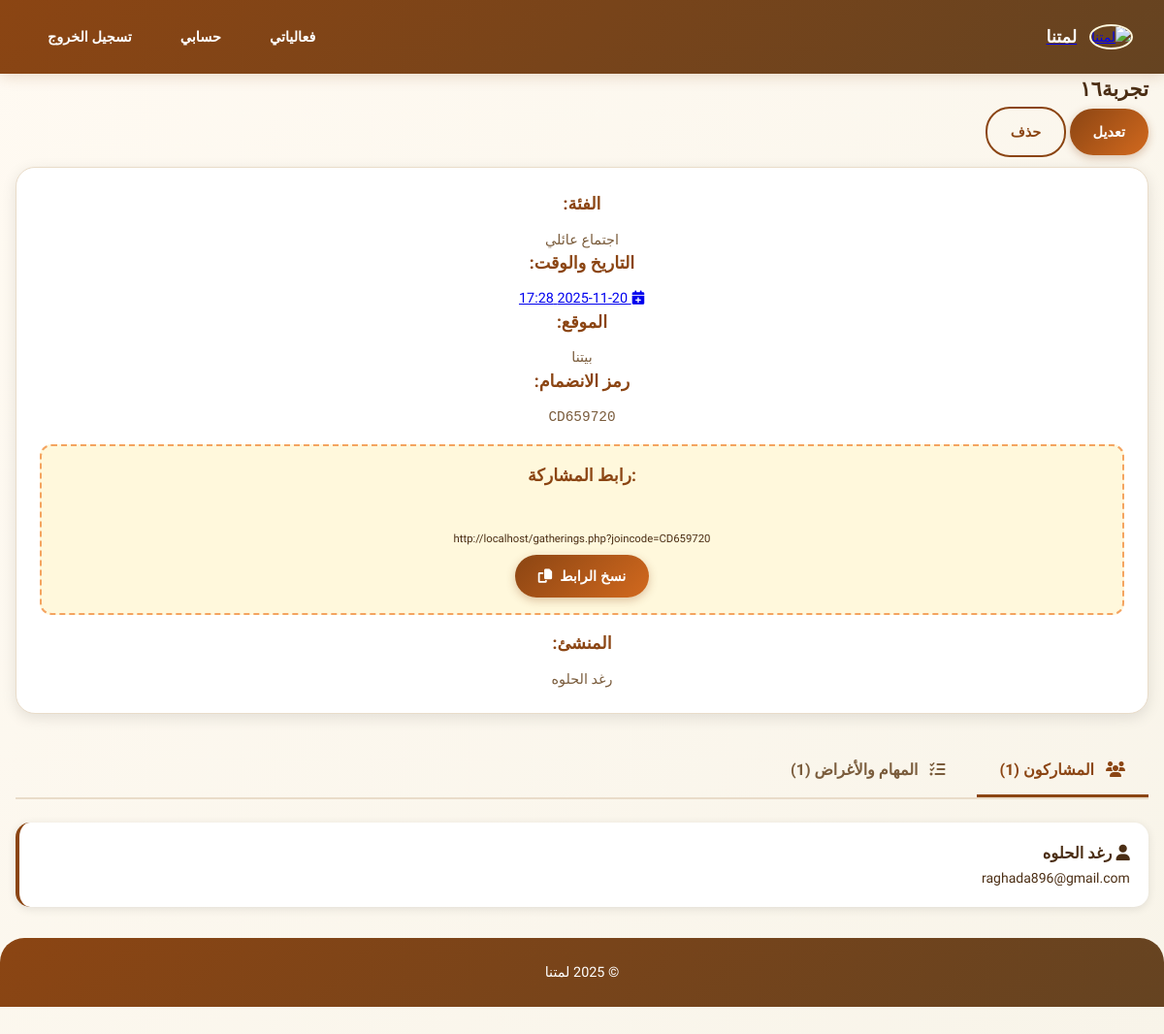
The page /gathering.php?id=28 (signed in) on the database its author committed.
### tables this page shows
CREATE TABLE `gathering` (
  `GatheringID` int NOT NULL,
  `date` date NOT NULL,
  `category` varchar(20) NOT NULL,
  `name` varchar(100) NOT NULL,
  `location` varchar(100) NOT NULL,
  `time` time NOT NULL,
  `joinCode` varchar(20) NOT NULL,
  `adminID` int NOT NULL,
  `latitude` decimal(10,8) DEFAULT NULL,
  `longitude` decimal(11,8) DEFAULT NULL
);

CREATE TABLE `user` (
  `UserID` int NOT NULL,
  `Name` varchar(100) NOT NULL,
  `Email` varchar(100) NOT NULL,
  `Password` varchar(100) NOT NULL
);

### db.php (called while the page is built, shortened)
<?php
function escapeHtml($text) {
    return htmlspecialchars($text ?? '', ENT_QUOTES, 'UTF-8');
}
?>

### gathering.php (the view, shortened to what this page needs)
<?php
require_once 'config.php';
$gathering_id = $_GET['id'] ?? null;
$stmt = $pdo->prepare("SELECT g.*, u.Name as admin_name
                      FROM Gathering g
                      JOIN user u ON g.adminID = u.UserID
                      WHERE g.GatheringID = ?");
$stmt->execute([$gathering_id]);
$gathering = $stmt->fetch(PDO::FETCH_ASSOC);
$is_admin = ($gathering['adminID'] == $_SESSION['user_id']);
$stmt = $pdo->prepare("SELECT u.UserID, u.Name, u.Email
                      FROM Participant p
                      JOIN user u ON p.UserID = u.UserID
                      WHERE p.GatheringID = ?");
$stmt->execute([$gathering_id]);
$participants = $stmt->fetchAll(PDO::FETCH_ASSOC);
$stmt = $pdo->prepare("SELECT t.*, u.Name as assigned_name
                      FROM Task t
                      LEFT JOIN user u ON t.UserID = u.UserID
                      WHERE t.GatheringID = ?");
$stmt->execute([$gathering_id]);
$tasks = $stmt->fetchAll(PDO::FETCH_ASSOC);
?>
<!doctype html>
<html lang="ar" dir="rtl">
<head>
  <link rel="stylesheet" href="https://cdnjs.cloudflare.com/ajax/libs/font-awesome/6.4.0/css/all.min.css">
  <link rel="stylesheet" href="style.css">
</head>
<body>
  <header class="navbar">
    <div class="logo-container">
      <a href="index.php" class="logo-link"><img src="../Lammatna.png" alt="لمتنا" class="logo"></a>
      <a href="index.php" class="site-title-link"><h1 class="site-title">لمتنا</h1></a>
    </div>
    <nav class="nav-links">
      <a href="gatherings.php">فعالياتي</a>
      <a href="profile.php">حسابي</a>
      <a href="logout.php">تسجيل الخروج</a>
    </nav>
  </header>
  <main class="container">
    <section class="panel">
      <div class="top-row">
        <h2><?php echo escapeHtml($gathering['name']); ?></h2>
        <div>
          <?php if ($is_admin): ?>
            <a href="create.php?edit=<?php echo $gathering_id; ?>" class="btn">تعديل</a>
            <a href="delete_gathering.php?id=<?php echo $gathering_id; ?>" class="btn outline" onclick="return confirm('هل تريد حذف الفعالية نهائياً؟')">حذف</a>
          <?php endif; ?>
        </div>
      </div>
      <div class="card" style="margin-top:10px">
        <p><strong>الفئة:</strong> <?php echo escapeHtml($gathering['category']); ?></p>
        <?php
        $eventTitle = urlencode($gathering['name']);
        $eventDetails = urlencode("حي هلا،\n\nهذا تذكير بالفعالية القادمة:\n📌 الفعالية: " . $gathering['name'] . "\n📅 التاريخ: " . $gathering['date'] . "\n📍 الموقع: " . $gathering['location'] . "\n\nأحبابك ينتظرونك بالفعالية!\n\n");
        $eventLocation = urlencode($gathering['location']);
        $startDateTime = date("Ymd\THis", strtotime($gathering['date'] . ' ' . $gathering['time']));
        $endDateTime = date("Ymd\THis", strtotime($gathering['date'] . ' ' . $gathering['time'] . ' +2 hours'));
        $googleCalendarUrl = "https://calendar.google.com/calendar/render?action=TEMPLATE"
            . "&text=$eventTitle"
            . "&dates={$startDateTime}/{$endDateTime}"
            . "&details=$eventDetails"
            . "&location=$eventLocation";
        ?>
        <p>
            <strong>التاريخ والوقت:</strong>
            <a href="<?php echo $googleCalendarUrl; ?>" target="_blank" class="date-calendar-link">
                <i class="fas fa-calendar-plus"></i>
                <?php echo date('Y-m-d H:i', strtotime($gathering['date'] . ' ' . $gathering['time'])); ?>
            </a>
        </p>
        <p><strong>الموقع:</strong> <?php echo escapeHtml($gathering['location']); ?></p>
        <p><strong>رمز الانضمام:</strong> <code><?php echo escapeHtml($gathering['joinCode']); ?></code></p>
        <div class="share-link">
          <strong>رابط المشاركة:</strong><br>
          <small style="word-break: break-all; display: block; margin: 0.5rem 0;"><?php echo escapeHtml("http://$_SERVER[HTTP_HOST]/gatherings.php?joincode=" . $gathering['joinCode']); ?></small>
          <button class="btn copy-link" data-link="<?php echo escapeHtml("http://$_SERVER[HTTP_HOST]/gatherings.php?joincode=" . $gathering['joinCode']); ?>">
            <i class="fas fa-copy"></i> نسخ الرابط
          </button>
        </div>
        <p class="muted"><strong>المنشئ:</strong> <?php echo escapeHtml($gathering['admin_name']); ?></p>
      </div>
      <div class="tabs-container">
        <div class="tabs-header">
          <button class="tab-btn active" onclick="switchTab('participants')">
            <i class="fas fa-users"></i>
            المشاركون (<?php echo count($participants); ?>)
          </button>
          <button class="tab-btn" onclick="switchTab('tasks')">
            <i class="fas fa-tasks"></i>
            المهام والأغراض (<?php echo count($tasks); ?>)
          </button>
        </div>
        <div id="participants-tab" class="tab-content active">
          <div class="participant-list">
            <?php foreach ($participants as $participant): ?>
              <div class="participant-item">
                <div class="meta">
                  <h3><i class="fas fa-user"></i> <?php echo escapeHtml($participant['Name']); ?></h3>
                  <p class="muted"><?php echo escapeHtml($participant['Email']); ?></p>
                </div>
              </div>
            <?php endforeach; ?>
          </div>
        </div>
      </div>
    </section>
  </main>
  <footer class="footer">
    <p>© 2025 لمتنا</p>
  </footer>
</body>
</html>

### style.css (style rules this page uses)
* { box-sizing: border-box; margin: 0; padding: 0; }
:root { --primary: #8B4513; --primary-dark: #654321; --secondary: #D2691E; --accent: #F4A460; --light: #FFF8DC; --text: #4b2e14; --text-light: #7a5c3c; --success: #28a745; --warning: #ffc107; --danger: #dc3545; --gray: #6c757d; --border: #e9dcc9; }
body { font-family: 'Tajawal', sans-serif; background: linear-gradient(135deg, #fffaf2 0%, #f8f4e9 100%); color: var(--text); line-height: 1.6; overflow-x: hidden; font-size: 16px; padding-bottom: 60px; }
.navbar { background: linear-gradient(135deg, var(--primary) 0%, var(--primary-dark) 100%); display: flex; justify-content: space-between; align-items: center; padding: 1rem; box-shadow: 0 2px 15px rgba(139, 69, 19, 0.2); position: sticky; top: 0; z-index: 1000; }
.logo-container { display: flex; align-items: center; gap: 0.8rem; flex: 1; }
.logo { width: 40px; height: 40px; border-radius: 50%; object-fit: cover; border: 2px solid var(--light); }
.site-title { font-size: 1.1rem; color: white; font-weight: 700; }
.nav-links { display: flex; gap: 0.5rem; flex-wrap: wrap; justify-content: center; }
.nav-links a { color: white; text-decoration: none; font-weight: 600; padding: 0.5rem 0.8rem; border-radius: 25px; transition: all 0.3s ease; border: 1px solid transparent; font-size: 0.8rem; text-align: center; min-width: 60px; }
.btn { background: linear-gradient(135deg, var(--primary) 0%, var(--secondary) 100%); color: white; padding: 0.8rem 1.5rem; border: none; border-radius: 25px; cursor: pointer; text-decoration: none; font-weight: 700; font-size: 0.9rem; transition: all 0.3s ease; box-shadow: 0 3px 10px rgba(139, 69, 19, 0.3); display: inline-flex; align-items: center; justify-content: center; gap: 0.5rem; min-height: 44px; min-width: 44px; }
.btn.outline { background: transparent; border: 2px solid var(--primary); color: var(--primary); box-shadow: none; }
.card { background: white; border-radius: 20px; padding: 1.5rem; box-shadow: 0 4px 15px rgba(0, 0, 0, 0.1); transition: all 0.3s ease; border: 1px solid var(--border); text-align: center; }
.card strong { color: var(--primary); font-size: 1.1rem; display: block; margin-bottom: 0.8rem; }
.card p { color: var(--text-light); line-height: 1.5; font-size: 0.9rem; }
.share-link { background: var(--light); border: 2px dashed var(--accent); border-radius: 12px; padding: 1rem; margin: 1rem 0; text-align: center; direction: ltr; word-break: break-all; font-size: 0.85rem; }
.footer { background: linear-gradient(135deg, var(--primary) 0%, var(--primary-dark) 100%); text-align: center; padding: 1.5rem; color: white; margin-top: 2rem; border-radius: 25px 25px 0 0; font-size: 0.9rem; width: 100%; }
.container { padding: 0 1rem; max-width: 100%; margin: 0 auto; }
.participant-list, .task-list { display: flex; flex-direction: column; gap: 1rem; }
.participant-item, .task-item { background: white; border-radius: 15px; padding: 1.2rem; border-left: 4px solid var(--primary); box-shadow: 0 2px 10px rgba(0,0,0,0.1); min-height: 60px; }
@media (min-width: 768px) { body { font-size: 14px; } }
@media (min-width: 768px) { .navbar { flex-direction: row; padding: 1rem 2rem; } }
@media (min-width: 768px) { .nav-links { gap: 1rem; } }
@media (min-width: 768px) { .nav-links a { font-size: 0.9rem; padding: 0.6rem 1rem; } }

### gathering.php (style rules this page uses)
.tabs-container { margin-top: 2rem; }
.tabs-header { display: flex; gap: 0.5rem; border-bottom: 2px solid var(--border); margin-bottom: 1.5rem; }
.tab-btn { background: transparent; border: none; padding: 1rem 1.5rem; font-size: 1rem; font-weight: 700; color: var(--text-light); cursor: pointer; transition: all 0.3s ease; border-bottom: 3px solid transparent; position: relative; font-family: 'Tajawal', sans-serif; }
.tab-btn.active { color: var(--primary); border-bottom-color: var(--primary); }
.tab-btn i { margin-left: 0.5rem; }
.tab-content { display: none; animation: fadeIn 0.3s ease; }
.tab-content.active { display: block; }

### rows shown on the page
gathering: name "تجربة١٦", category "اجتماع عائلي", date+time "2025-11-20 17:28", location "بيتنا", joinCode "CD659720", joinCode "http://localhost/gatherings.php?joincode=CD659720", adminID.Name "رغد الحلوه"
user: Name "رغد الحلوه", Email "raghada896@gmail.com"

### other values the page prints
count($participants) "1"
count($tasks) "1"
